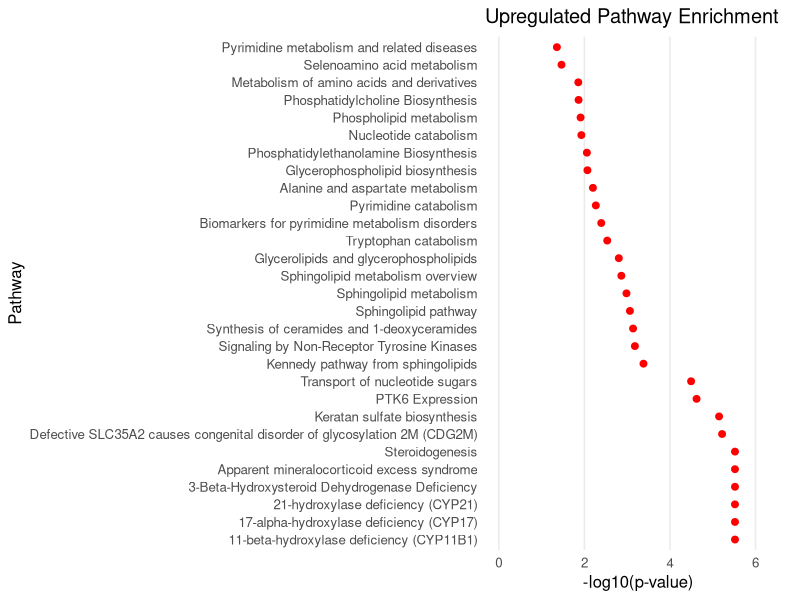
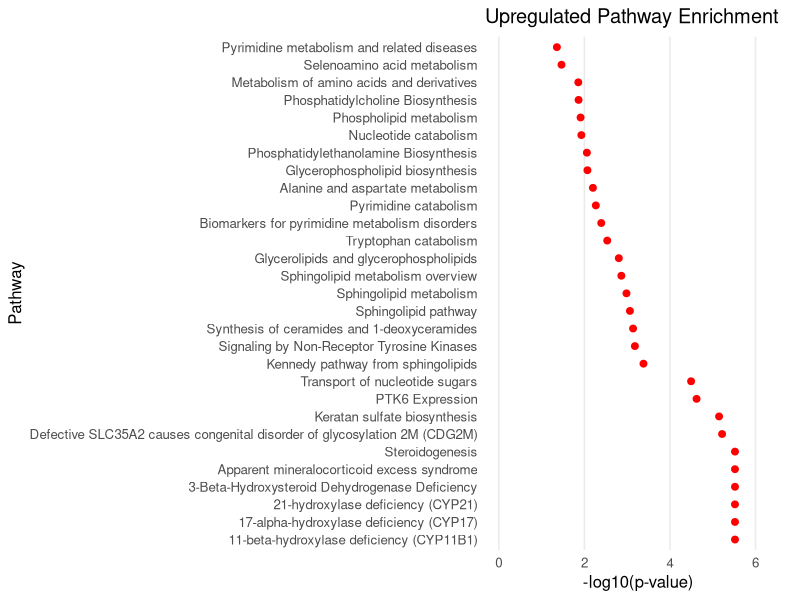

The R script that drew these images, in order:
#!/usr/bin/env Rscript

suppressPackageStartupMessages({
  library(ggplot2)
  library(dplyr)
})

# Embedded data for the upregulated pathways and their p-values
pathway_df <- tibble::tibble(
  Pathway = c(
    "Signaling by Non-Receptor Tyrosine Kinases",
    "Tryptophan catabolism",
    "Alanine and aspartate metabolism",
    "Metabolism of amino acids and derivatives",
    "Selenoamino acid metabolism",
    "Glycerolipids and glycerophospholipids",
    "Glycerophospholipid biosynthesis",
    "Phosphatidylethanolamine Biosynthesis",
    "Phospholipid metabolism",
    "Phosphatidylcholine Biosynthesis",
    "Transport of nucleotide sugars",
    "Biomarkers for pyrimidine metabolism disorders",
    "Pyrimidine catabolism",
    "Nucleotide catabolism",
    "Pyrimidine metabolism and related diseases",
    "Apparent mineralocorticoid excess syndrome",
    "Defective SLC35A2 causes congenital disorder of glycosylation 2M (CDG2M)",
    "Keratan sulfate biosynthesis",
    "PTK6 Expression",
    "Kennedy pathway from sphingolipids",
    "Synthesis of ceramides and 1-deoxyceramides",
    "Sphingolipid pathway",
    "Sphingolipid metabolism",
    "Sphingolipid metabolism overview",
    "Steroidogenesis",
    "11-beta-hydroxylase deficiency (CYP11B1)",
    "17-alpha-hydroxylase deficiency (CYP17)",
    "21-hydroxylase deficiency (CYP21)",
    "3-Beta-Hydroxysteroid Dehydrogenase Deficiency"
  ),
  p_value = c(
    0.000661,
    0.00293,
    0.00633,
    0.0139,
    0.0343,
    0.00157,
    0.0085,
    0.00876,
    0.0123,
    0.0137,
    3.21e-05,
    0.00404,
    0.00541,
    0.0118,
    0.044,
    3.02e-06,
    6.05e-06,
    7.11e-06,
    2.39e-05,
    0.000416,
    0.000729,
    0.000862,
    0.00104,
    0.00137,
    3.02e-06,
    3.02e-06,
    3.02e-06,
    3.02e-06,
    3.02e-06
  )
) %>%
  arrange(p_value)

# Determine dynamic x-axis limit consistent with the Python script
x_max <- -log10(min(pathway_df$p_value)) + 1

plot <- ggplot(pathway_df, aes(x = -log10(p_value), y = reorder(Pathway, p_value))) +
  geom_point(color = "red", size = 2) +
  labs(
    x = "-log10(p-value)",
    y = "Pathway",
    title = "Upregulated Pathway Enrichment"
  ) +
  coord_cartesian(xlim = c(0, x_max)) +
  theme_minimal(base_size = 12) +
  theme(
    panel.grid.major.y = element_blank(),
    panel.grid.minor = element_blank()
  )

print(plot)

ggsave(
  filename = "upregulated_pathway_dotplot.svg",
  plot = plot,
  width = 9,
  height = 10,
  dpi = 300,
  units = "in"
)
